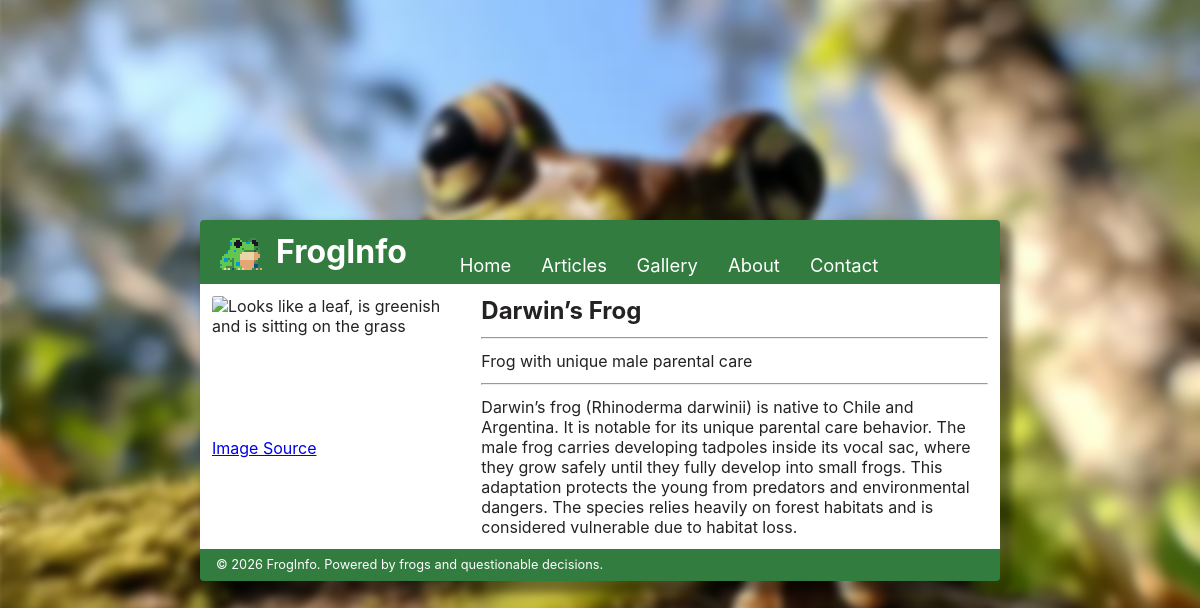
The app's page /app/views/DIRECTORY/content/article?exec_action=view&id=11 with its own data.
### tables this page shows
CREATE TABLE frog_articles (
    id INTEGER PRIMARY KEY AUTOINCREMENT,
    title TEXT NOT NULL,
    content TEXT NOT NULL,
    description TEXT NOT NULL,
    viewed_count INTEGER DEFAULT 0,
    image_description TEXT NULL,
    image_source TEXT NULL,
    image TEXT NULL
);

### lib/web-runtime/src/core/router.php (called while the page is built, shortened)
<?php
final class RouteDisplay {
    public function handle(Response $response): void {
        $data = $response->data;
        require $response->response_path;
        exit;
    }
}
?>

### lib/web-runtime/WebRuntime.php (called while the page is built, shortened)
<?php
require_once __DIR__."/src/core/context.php";
require_once __DIR__."/src/core/router.php";
final class WebRuntime {
    public function execute(): void {
        $registry = new RouteRegistry($this->views_dir, $this->base_url, $this->baseuri);
        $route_display = new RouteDisplay();
        $actions = new Actions($this->actions);
        $registry->scan();
        $request = new Request();
        $response_path = $registry->route($request);
        $response = $actions->execute($request, $response_path);
        $route_display->handle($response);
    }
}
?>

### index.php (called while the page is built, shortened)
<?php
require_once __DIR__."/lib/web-runtime/WebRuntime.php";
require_once __DIR__."/app/src/actions.php";
$webruntime = new WebRuntime("ita25siska.ita.voco.ee", __DIR__."/app/views", DIRECTORY, debug_mode: true, actions: [
    new Action("search", ActionType::GET, fn(Request $request) => UnifiedActions::handle_search($request)),
    new Action("view", ActionType::GET, fn(Request $request) => UnifiedActions::view_article($request)),
]);
$webruntime->execute();
?>

### app/src/datastore.php (called while the page is built, shortened)
<?php
final class DataStore {
    private PDO $pdo;
    public function __construct(){
        try {
            $this->pdo = new \PDO("sqlite:".self::DATABASE_LOCATION);
            $this->pdo->exec(file_get_contents(self::DATABASE_SCHEMA));
            $this->pdo->setAttribute(PDO::ATTR_TIMEOUT, 30);
        } catch(\PDOException $e) {
            echo $e->getMessage();
            die(1);
        }
    }
    public function get_frog_by_id(int $id): array|bool {
        $stmt = $this->pdo->prepare("SELECT * FROM frog_articles WHERE id = ?");
        $stmt->execute([(int) $id]);
        return $stmt->fetch(PDO::FETCH_ASSOC);
    }
}
?>

### app/src/actions.php (called while the page is built, shortened)
<?php
require_once "./app/src/datastore.php";
final class UnifiedActions {
    public static function view_article(Request $request): Response {
        $datastore = new DataStore();
        $result = $datastore->get_frog_by_id((int) $request->get["id"]);
        return new Response(200, "./app/views/content/article.php", ["found_result" => true, "result" => $result]);
    }
}
?>

### lib/web-runtime/src/core/action_handler.php (called while the page is built, shortened)
<?php
final class Actions {
    public function execute(Request $request, ?string $response_path): Response {
        if ($request->method === "POST") {$data = $request->post;}
        else {$data = $request->get;}
        foreach($this->actions as $action) {
            if ($action->name === $data["exec_action"] and $action->type->value === $request->method) {
                $func = $action->func;
                $action_result = $func($request);
                return new Response($action_result->http_response_code, $action_result->response_path ?? $response_path, $action_result->data);
            }
        }
        return new Response(302, DIRECTORY."/error", ["msg" => "Error 404, requested action not found"]);
    }
}
?>

### lib/web-runtime/src/core/context.php (called while the page is built, shortened)
<?php
final readonly class Request {
    public function __construct() {
        $this->get = $_GET;
    }
}
?>

### app/views/content/article.php (the view, shortened to what this page needs)
<?php
$data = $data ?? [];
include __DIR__."/../../static/templates/page_start.php";
?>
<?php if(($data["found_result"] ?? false)): ?>
    <section class="article_content">
        <div class="card">
            <img src='<?= $data["result"]["image"] ?? (DIRECTORY."/app/static/assets/broken_image.png") ?>' alt='<?= $data["result"]["image_description"] ?? "Failed to load image description" ?>' class='card_image'>
            <a href="<?= ($data["result"]["image_source"] ?? $data["result"]["image"]) ?? "/error" ?>" target="_blank">Image Source</a>
        </div>
        <div>
            <h2><?= $data["result"]["title"] ?? "Failed to load title" ?></h2>
            <hr class="separator">
            <p><?= $data["result"]["description"] ?? "Failed to load description" ?></p>
            <hr class="separator">
            <p><?= $data["result"]["content"] ?? "Failed to load content" ?></p>
        </div>
    </section>
<?php else:?>
    <p>Whoops, there's nothing here</p>
    <img src="<?= DIRECTORY ?>/app/static/assets/error_duck.webp" alt="A yellow duckling" width="128" height="128">
<?php endif; ?>
<?php
include __DIR__."/../../static/templates/page_end.php";
?>

### app/static/stylesheet.css (style rules this page uses)
.article .article_content { display: grid; gap: 1rem; grid-template-columns: 0.5fr 1fr; grid-template-rows: 1fr; }
.article .article_content .card { box-shadow: none; }

### app/static/common.css (style rules this page uses)
:root { --text-color: rgb(36, 34, 34); --primary-color: rgb(49, 124, 62); --secondary-color: rgb(128, 128, 128); --button-hover-color: rgba(255, 255, 255, 0.2); }
html, body { min-height: 100%; color: var(--text-color); font-family: "Inter", sans-serif; min-height: 100vh; font-size: 16px; }
* { margin: 0; padding: 0; box-sizing: border-box; }
h2 { margin-bottom: 0.2rem; }
body { background-image: url("./assets/frog_background.webp"); background-attachment: fixed; background-position: center; background-repeat: no-repeat; background-size: cover; }

### app/static/reusables.css (style rules this page uses)
.separator { margin: 0.75rem 0rem 0.75rem 0rem; color: var(--secondary-color); }
.card { display: flex; flex-direction: column; height: 100%; overflow: hidden; border-radius: 0.15rem; outline: 0.1rem solid transparent; transition: transform 0.15s, outline 0.15s; box-shadow: 0 0.25rem 0.75rem rgba(0, 0, 0, 0.15); }
.card .card_image { aspect-ratio: 16 / 9; width: 100%; display: block; object-fit: cover; }

### records on screen
frog_articles: title "Darwin’s Frog", description "Frog with unique male parental care", content "Darwin’s frog (Rhinoderma darwinii) is native to Chile and Argentina. It is notable for its unique parental care behavior. The male frog carries developing tadpoles inside its vocal sac, where they grow safely until they fully develop into small frogs. This adaptation protects the young from predators and environmental dangers. The species relies heavily on forest habitats and is considered vulnerable due to habitat loss."
